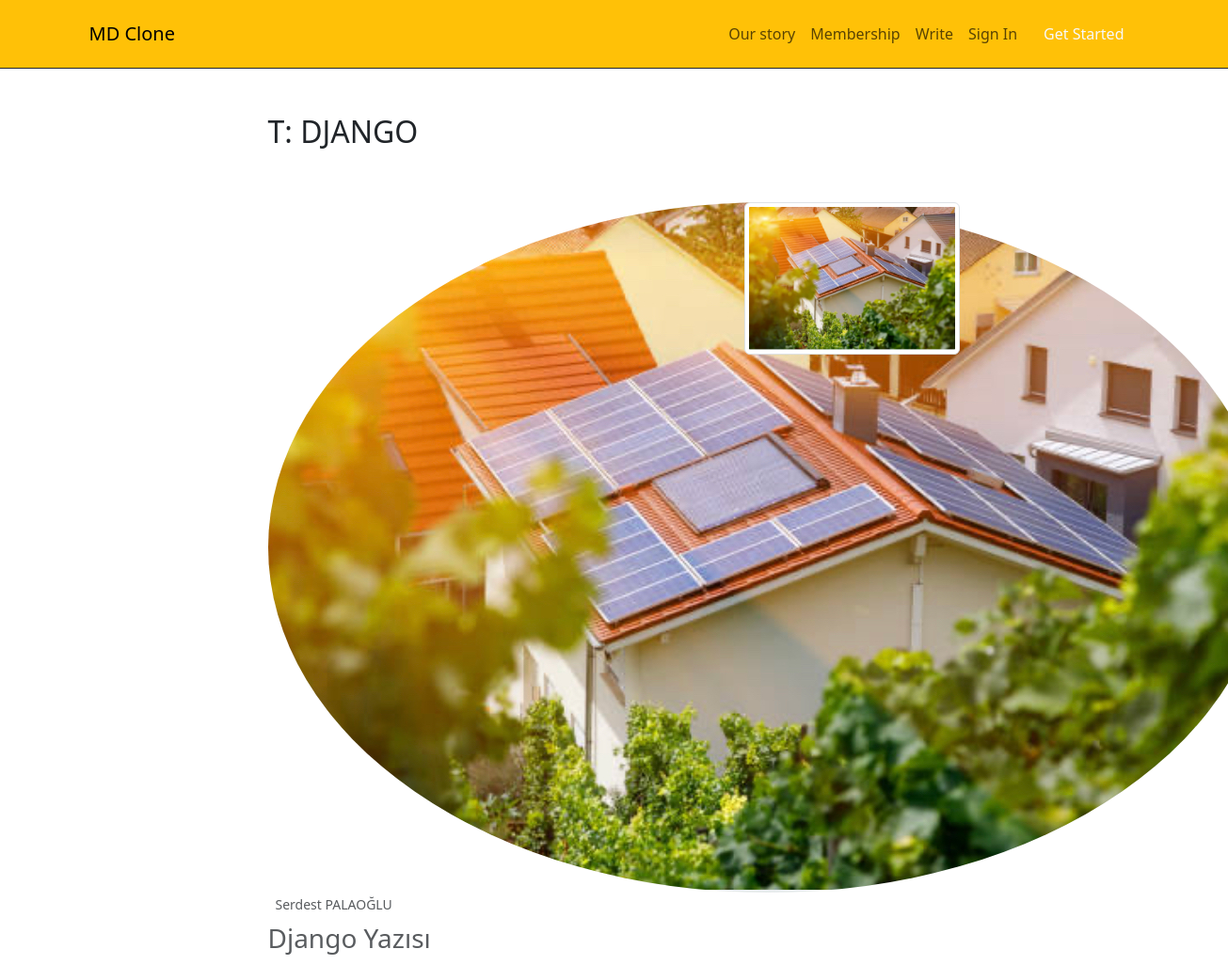
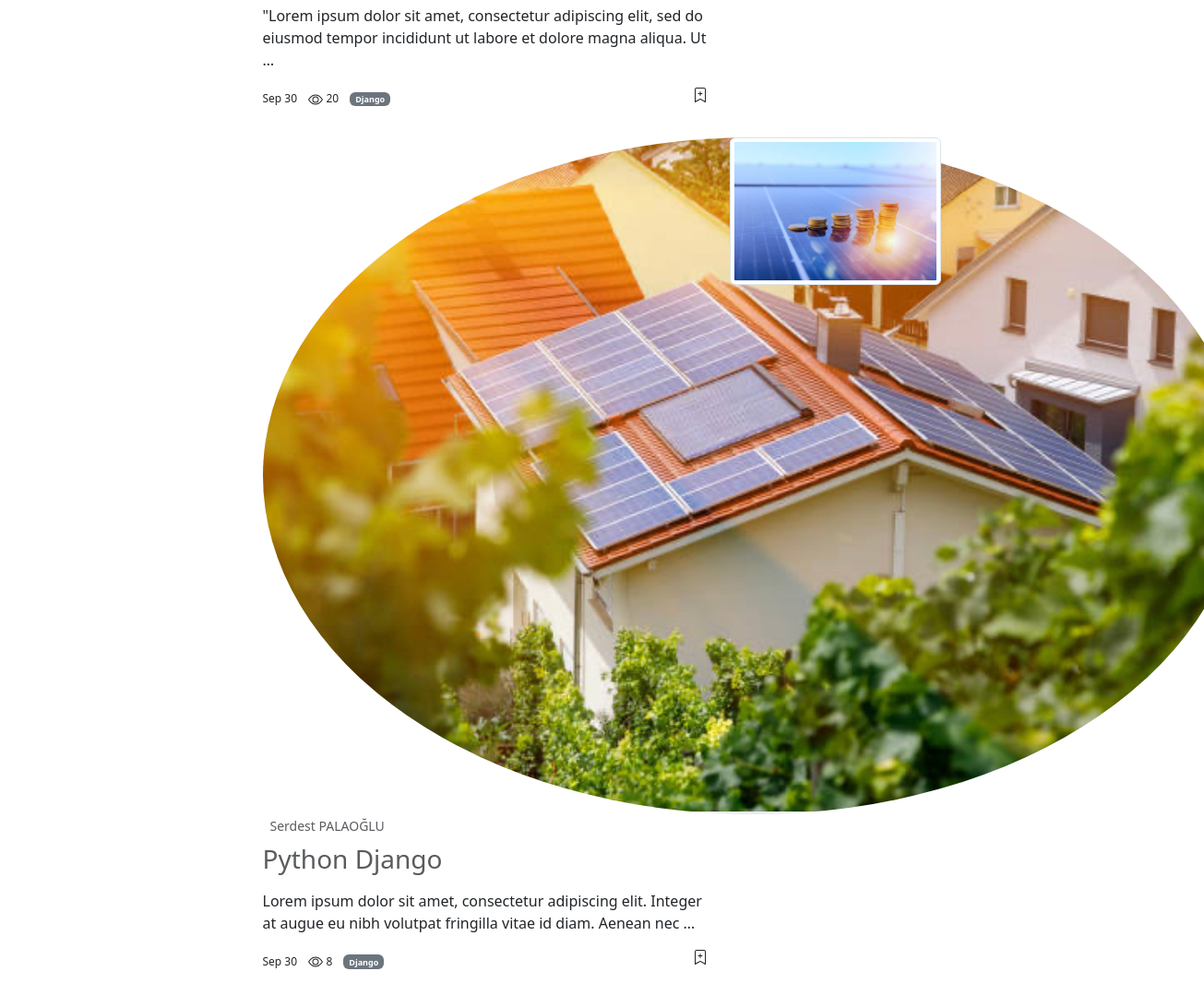
Screenshot of /blog/tag/django/ with the database file from the repository (2 pictures, top to bottom).
### blog/models.py (models this page shows, shortened)
class BaseModel(models.Model):
    title = models.CharField(max_length=200)
    slug = AutoSlugField(populate_from='title', unique=True)
    is_active = models.BooleanField(default=True)
    created_at = models.DateTimeField(auto_now_add=True)
    updated_at = models.DateTimeField(auto_now=True)
    class Meta:
        abstract = True
        ordering = ('title',)

class Tag(BaseModel):
    def __str__(self):
        return self.title

class BlogPost(BaseModel):
    user = models.ForeignKey(User, on_delete=models.CASCADE)
    content = HTMLField(blank=True, null=True)
    category = models.ForeignKey(Category, on_delete=models.SET_NULL, null=True)
    tag = models.ManyToManyField(Tag,)
    cover_image = models.ImageField(upload_to='post')
    view_count = models.PositiveBigIntegerField(default=0)
    class Meta:
        ordering = ('-created_at',)
    def get_absolute_url(self):
        return reverse(
            'read:post_detail_view',
            kwargs={
                "user_slug": self.user.profile.slug,
                "post_slug": self.slug
            }
        )

class Category(BaseModel):
    def __str__(self):
        return self.title
    def get_absolute_url(self):
        return reverse(
            'blog:category_view',
            kwargs={
                "category_slug": self.slug
            }
        )

### user_profile/models.py (models this page shows, shortened)
class Profile(models.Model):
    user = models.OneToOneField(User, on_delete=models.CASCADE)
    avatar = models.ImageField(upload_to='avatar')
    instagram = models.CharField(max_length=200)
    slug = models.SlugField(max_length=200)
    info = tinymce_models.HTMLField(blank=True, null=True)
    def get_all_posts_url(self):
        return reverse(
            'read:all_posts_view',
            kwargs={
                "user_slug": self.slug
            }
        )

### blog/views.py (the view)
# urls.py: path('tag/<slug:tag_slug>/', tag_view, name='tag_view'),
def tag_view(request, tag_slug):
    tag = get_object_or_404(Tag, slug=tag_slug)
    posts = BlogPost.objects.filter(tag=tag)
    context = dict(
        tag = tag,
        posts=posts,
    )
    return render(request, 'read/all_posts.html', context)

### read/templates/read/all_posts.html
{% extends 'core/base.html' %}
{% block content %}
<div class="container">
    <div class="row">
        <div class="col-sm-8 offset-sm-2 mt-5">
            {% if category %}
            <h2>K: {{ category.title|upper }}</h2>
            {% elif tag %}
            <h2>T: {{ tag.title|upper }}</h2>
            {% elif profile %}
            <h2>My All Posts: {{ profile.user }}</h2>
            {% endif %}
        </div>
        <div class="col-sm-8 offset-sm-2 mt-5">
            {% if category %}
                {% with posts=category.blogpost_set.all %}
                    {% for post in posts %}
                        {% include 'blog/components/post.html' %}
                    {% endfor %}
                {% endwith %}
            {% elif profile %}
                {% with posts=profile.user.blogpost_set.all %}
                    {% for post in posts %}
                        {% include 'blog/components/post.html' %}
                    {% endfor %}
                {% endwith %}
            {% else %}
                {% with posts=tag.blogpost_set.all %}
                    {% for post in posts %}
                        {% include 'blog/components/post.html' %}
                    {% endfor %}
                {% endwith %}
            {% endif %}
        </div>
    </div>
</div>
{% endblock content %}

### templates/core/base.html (shortened to what this page needs)
{% load static %}
<!doctype html>
<html lang="tr">
<head>
    <link rel="stylesheet" href="{% static 'css/bootstrap.min.css' %}">
    <link rel="stylesheet" href="{% static 'css/style.css' %}">
</head>
<body>
    {% include 'core/navbar.html' %}
    {% block content %}
    {% endblock content %}
</body>
</html>

### templates/core/navbar.html (shortened to what this page needs)
<nav class="navbar navbar-expand-lg bg-warning border-bottom border-dark">
    <div class="container py-2">
        <a class="navbar-brand" href="{% url 'home_view' %}">MD Clone</a>
        <ul class="navbar-nav ms-auto">
            <li class="nav-item">
                <a class="nav-link" href="#">Our story</a>
            </li>
            <li class="nav-item">
                <a class="nav-link" href="#">Membership</a>
            </li>
            <li class="nav-item">
                <a class="nav-link" href="{% url 'blog:create_blog_post_view' %}">Write</a>
            </li>
            {% if request.user.is_authenticated %}
            <li class="nav-item dropdown">
                <a class="nav-link dropdown-toggle" href="{% url 'user_profile:profile_edit_view' %}" role="button" data-bs-toggle="dropdown" aria-expanded="false">
                    {{ request.user.username }}
                </a>
                <ul class="dropdown-menu">
                    <li><a class="dropdown-item" href="{{ request.user.profile.get_all_posts_url }}">My All Posts</a></li>
                    <li><a class="dropdown-item" href="#">My Favorites</a></li>
                    <li><a class="dropdown-item" href="{{ request.user.profile.get_profile_edit_url }}">Profile Edit</a></li>
                    <li><a class="dropdown-item" href="{% url 'user_profile:logout_view' %}">Log Out</a></li>
                </ul>
                </a>
            </li>
            {% else %}
            <li class="nav-item">
                <a class="nav-link" href="{% url 'user_profile:login_view' %}">Sign In</a>
            </li>
            <li class="nav-item">
                <a class="nav-link btn btn-dark text-light px-3 rounded-pill ms-1"
                    href="{% url 'user_profile:register_view' %}">Get Started</a>
            </li>
            {% endif %}
        </ul>
    </div>
</nav>

### blog/templates/blog/components/post.html (shortened to what this page needs)
{% load thumbnail %}
<article class="row mb-3">
    <div class="col-sm-8">
        <div>
            <a href="{{ post.user.profile.get_all_posts_url  }}" class="text-decoration-none text-muted">
                <img src="{{ post.user.profile.avatar|thumbnail_url:'avatar' }}" class="rounded-circle" alt="">
                <small class="ms-2">{{ post.user.get_full_name }}</small>
            </a>
        </div>
        <h3 class="mt-2">
            <a href="{{ post.get_absolute_url }}" class="text-decoration-none text-muted">{{ post.title }}</a>
        </h3>
        <p class="text-muted">
            {{ post.content|safe|truncatewords_html:20 }}
        </p>
        <ul class="list-inline">
            <li class="list-inline-item fs-12">Sep 30</li>
            <li class="list-inline-item fs-12">
                   {{ post.view_count }}
            </li>
            <li class="list-inline-item fs-12">
                <span class="badge bg-secondary">
                <a href="{{ post.category.get_absolute_url }}" class="text-decoration-none text-white">
                    {{ post.category }}
                </a>
                </span>
            </li>
            <li class="list-inline-item fs-12 float-end">
            </li>
        </ul>
    </div>
    <div class="col-sm-4">
        <img src="{{ post.cover_image|thumbnail_url:'thumbnail' }}" alt="" class="w-100 img-thumbnail">
    </div>
</article>

### static_files/css/style.css (style rules this page uses)
.fs-12 { font-size: 12px; }

### rows the page displays
Tag: title "DJANGO"
BlogPost: user.profile.avatar|thumbnail_url (picture), user.get_full_name "Serdest PALAOĞLU", title "Django Yazısı", content "\"Lorem ipsum dolor sit amet, consectetur adipiscing elit, sed do eiusmod tempor incididunt ut labore et dolore magna aliqua. Ut …", view_count "20", category "Django", cover_image|thumbnail_url (picture)
BlogPost: user.profile.avatar|thumbnail_url (picture), user.get_full_name "Serdest PALAOĞLU", title "Python Django", content "Lorem ipsum dolor sit amet, consectetur adipiscing elit. Integer at augue eu nibh volutpat fringilla vitae id diam. Aenean nec …", view_count "8", category "Django", cover_image|thumbnail_url (picture)
